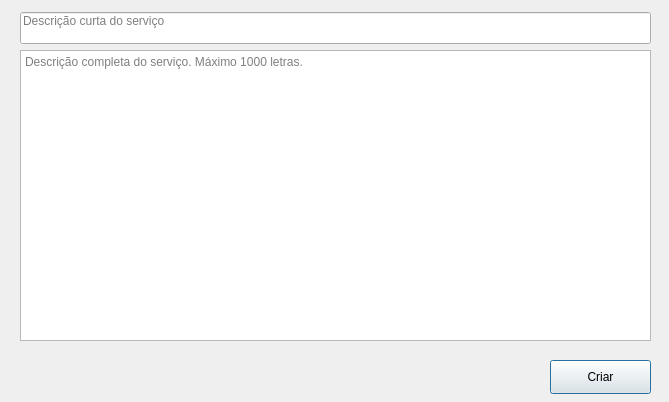
<?xml version="1.0" encoding="UTF-8"?>
<ui version="4.0">
 <class>CreateServiceDescription</class>
 <widget class="QDialog" name="CreateServiceDescription">
  <property name="geometry">
   <rect>
    <x>0</x>
    <y>0</y>
    <width>669</width>
    <height>402</height>
   </rect>
  </property>
  <property name="minimumSize">
   <size>
    <width>669</width>
    <height>402</height>
   </size>
  </property>
  <property name="maximumSize">
   <size>
    <width>669</width>
    <height>402</height>
   </size>
  </property>
  <property name="windowTitle">
   <string>Registrando ordem de serviço</string>
  </property>
  <widget class="QLineEdit" name="line_ShortDescription">
   <property name="geometry">
    <rect>
     <x>20</x>
     <y>12</y>
     <width>631</width>
     <height>32</height>
    </rect>
   </property>
   <property name="text">
    <string/>
   </property>
   <property name="maxLength">
    <number>70</number>
   </property>
   <property name="alignment">
    <set>Qt::AlignLeading|Qt::AlignLeft|Qt::AlignTop</set>
   </property>
   <property name="placeholderText">
    <string>Descrição curta do serviço</string>
   </property>
  </widget>
  <widget class="QTextEdit" name="txt_FullDescription">
   <property name="geometry">
    <rect>
     <x>20</x>
     <y>50</y>
     <width>631</width>
     <height>291</height>
    </rect>
   </property>
   <property name="autoFormatting">
    <set>QTextEdit::AutoNone</set>
   </property>
   <property name="tabChangesFocus">
    <bool>true</bool>
   </property>
   <property name="html">
    <string>&lt;!DOCTYPE HTML PUBLIC &quot;-//W3C//DTD HTML 4.0//EN&quot; &quot;http://www.w3.org/TR/REC-html40/strict.dtd&quot;&gt;
&lt;html&gt;&lt;head&gt;&lt;meta name=&quot;qrichtext&quot; content=&quot;1&quot; /&gt;&lt;style type=&quot;text/css&quot;&gt;
p, li { white-space: pre-wrap; }
&lt;/style&gt;&lt;/head&gt;&lt;body style=&quot; font-family:'Noto Sans'; font-size:10pt; font-weight:400; font-style:normal;&quot;&gt;
&lt;p style=&quot;-qt-paragraph-type:empty; margin-top:0px; margin-bottom:0px; margin-left:0px; margin-right:0px; -qt-block-indent:0; text-indent:0px;&quot;&gt;&lt;br /&gt;&lt;/p&gt;&lt;/body&gt;&lt;/html&gt;</string>
   </property>
   <property name="placeholderText">
    <string>Descrição completa do serviço. Máximo 1000 letras.</string>
   </property>
  </widget>
  <widget class="QPushButton" name="btn_Salvar">
   <property name="geometry">
    <rect>
     <x>550</x>
     <y>360</y>
     <width>101</width>
     <height>34</height>
    </rect>
   </property>
   <property name="sizePolicy">
    <sizepolicy hsizetype="Fixed" vsizetype="Fixed">
     <horstretch>0</horstretch>
     <verstretch>0</verstretch>
    </sizepolicy>
   </property>
   <property name="text">
    <string>Criar</string>
   </property>
  </widget>
  <widget class="QLabel" name="lbl_Emoticon">
   <property name="geometry">
    <rect>
     <x>30</x>
     <y>340</y>
     <width>91</width>
     <height>51</height>
    </rect>
   </property>
   <property name="text">
    <string/>
   </property>
  </widget>
 </widget>
 <resources/>
 <connections/>
</ui>
